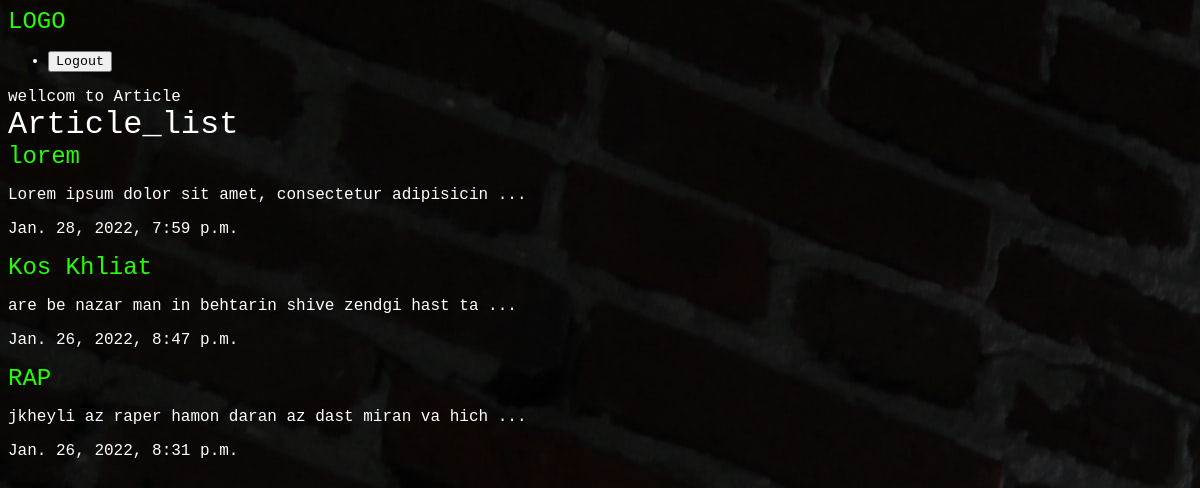
/articles/, run on an earlier commit of the app's database.
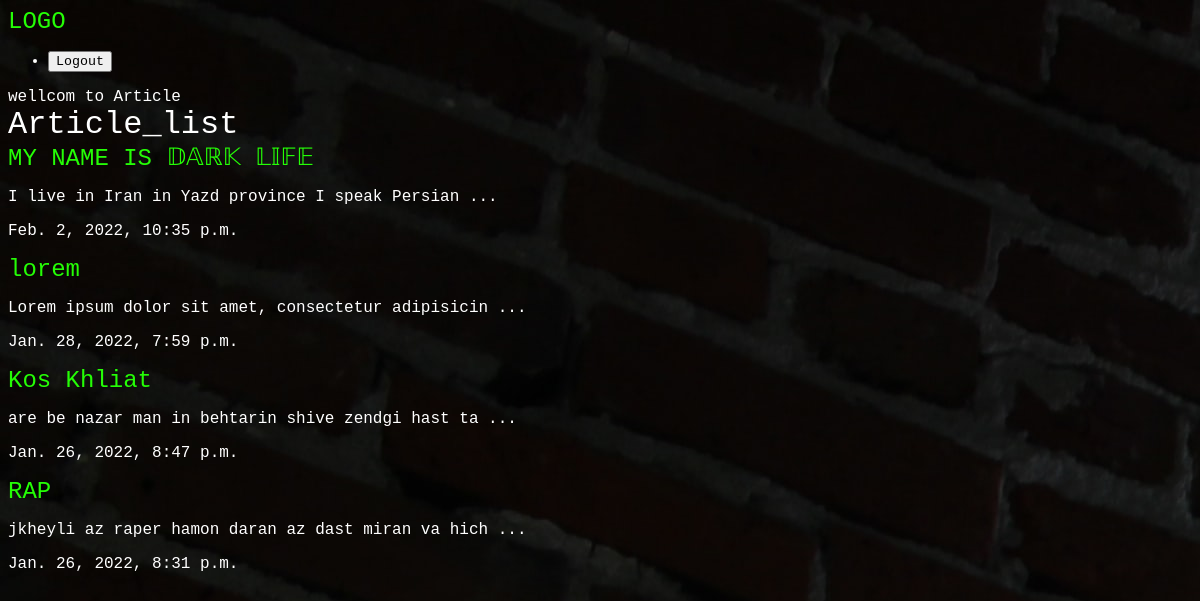
And on a later commit of the database.
### articles/models.py (models this page shows, shortened)
class Article(models.Model):
    title = models.CharField(max_length = 100)
    slug = models.SlugField()
    body = models.TextField()
    date = models.DateTimeField(auto_now_add = True)
    image = models.ImageField(default='default.jpg',blank=True)
    def pangah_ta_gelo_boro (self):
        return self.body[0:50] + ' ...'

### articles/views.py (the view)
# urls.py: path('',views.articles_list, name="list"),
def articles_list(request):
    articles = models.Article.objects.all().order_by('-date')
    collect = {'articles': articles}
    return render(request, 'articles/articleslist.html', collect)

### articles/templates/articles/articleslist.html
{%extends 'base.html'%}
{%block content%}
{%block title%}
wellcom to Article
{%endblock%}
<div class="">
    <h1>Article_list</h1>
    {% for article in articles %}
    <h2><a href="{% url 'articles:detail' slug=article.slug %}">{{article.title}}</a></h2>
    <p>{{article.pangah_ta_gelo_boro}}</p>
    <p>{{article.date}}</p>
    {% endfor %}
</div>
{%endblock%}

### templates/base.html (shortened to what this page needs)
{%load static %}
<!DOCTYPE html>
<html lang="en" dir="ltr">
  <head>
    <link rel='stylesheet' href="/static/styles.css">
  </head>
  <body>
    <h2><a href="{% url 'articles:list' %}">LOGO</a></h2>
    <nav>
      <ul>
        <li>
          <form class="logout-link" action="{% url 'accounts:logout' %}" method="post">
            <button type="submit">Logout</button>
          </form>
        </li>
      </ul>
    </nav>
    <div class="wrapper">
{%block content%}
{%endblock%}
  </div>
  </body>
</html>

### image/styles.css (style rules this page uses)
body { background-color: #A020F0; background-image: url(/static/top.jpg); color:#fff; }
body * { font-family:Courier New; }
h1,h2,h3,h4,h5,h6 { font-weight:normal; margin:0; }
a,a:hover,a:visited { color:#25fd06; text-decoration:none; }

What changed in the data, as far as the page shows it:
added Article: title "MY NAME IS 𝔻𝔸ℝ𝕂 𝕃𝕀𝔽𝔼", pangah_ta_gelo_boro "I live in Iran in Yazd province I speak Persian ...", date "Feb. 2, 2022, 10:35 p.m."
